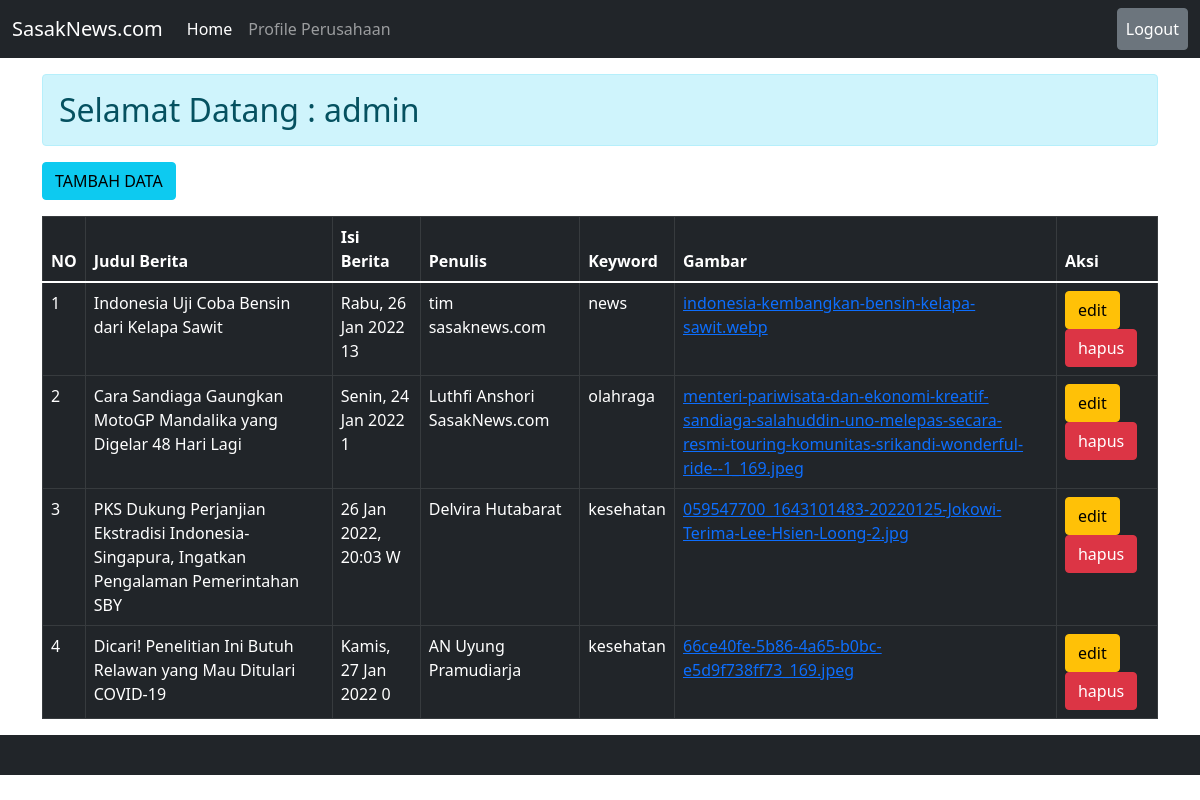
Page /admin/index.php (signed in) on the committed database.
### tables this page shows
CREATE TABLE `tbl_artikel` (
  `id` int(11) NOT NULL,
  `judul` varchar(255) NOT NULL,
  `isi` text NOT NULL,
  `penulis` varchar(255) NOT NULL,
  `keyword` varchar(255) NOT NULL,
  `gambar` text NOT NULL
);

### admin/index.php (the view, shortened to what this page needs)
<!DOCTYPE html>
<html lang="id">
<?php include 'layout/head.php'; ?>
<?php include 'layout/navbar.php'; ?>
<body>
    <div class="container">
        <h2 class="alert alert-info mt-3">Selamat Datang : <?php echo $_SESSION['nama']; ?></h2>
        <a href="tambah.php" class="btn btn-info mb-3"> TAMBAH DATA </a>
        <table class="table table-dark table-bordered">
            <thead>
                <tr>
                    <th>NO</th>
                    <th>Judul Berita</th>
                    <th>Isi Berita</th>
                    <th>Penulis</th>
                    <th>Keyword</th>
                    <th>Gambar</th>
                    <th>Aksi</th>
                </tr>
            </thead>
            <tbody>
                <?php
                require 'koneksi.php';
                $query = "SELECT * FROM tbl_artikel";
                $sql = mysqli_query($koneksi, $query);
                $no = 1;
                while ($data = mysqli_fetch_object($sql)) {
                ?>
                <tr>
                    <td> <?php echo $no++ ?> </td>
                    <td> <?php echo $data->judul; ?> </td>
                    <td> <?php echo substr($data->isi, 0, 20) ?> </td>
                    <td> <?php echo $data->penulis ?> </td>
                    <td> <?php echo $data->keyword; ?> </td>
                    <td> <a href="img/<?= $data->gambar; ?>"><?= $data->gambar; ?></a></td>
                    <td>
                        <a href="edit.php?id=<?= $data->id;?>">
                            <input type="submit" value="edit" class="btn btn-warning">
                        </a>
                        <?php
                        if ($_SESSION['hak_akses'] == 'admin') {
                        ?>
                        <a href="hapus.php?id=<?= $data->id;?>">
                            <input type="submit" value="hapus" onclick="return confirm('Yakin Hapus Data ?')" class="btn btn-danger">
                        </a>
                        <?php
                        }
                        ?>
                    </td>
                </tr>
                <?php
                }
                ?>
            </tbody>
        </table>
    </div>
</body>
<?php include 'layout/footer.php'; ?>
</html>

### rows in the picture
tbl_artikel: judul "Indonesia Uji Coba Bensin dari Kelapa Sawit", isi "Rabu, 26 Jan 2022 13", penulis "tim sasaknews.com", keyword "news", gambar "indonesia-kembangkan-bensin-kelapa-sawit.webp"
tbl_artikel: judul "Cara Sandiaga Gaungkan MotoGP Mandalika yang Digelar 48 Hari Lagi", isi "Senin, 24 Jan 2022 1", penulis "Luthfi Anshori SasakNews.com", keyword "olahraga", gambar "menteri-pariwisata-dan-ekonomi-kreatif-sandiaga-salahuddin-uno-melepas-secara-resmi-touring-komunitas-srikandi-wonderful-ride--1_169.jpeg"
tbl_artikel: judul "PKS Dukung Perjanjian Ekstradisi Indonesia-Singapura, Ingatkan Pengalaman Pemerintahan SBY", isi "26 Jan 2022, 20:03 W", penulis "Delvira Hutabarat", keyword "kesehatan", gambar "059547700_1643101483-20220125-Jokowi-Terima-Lee-Hsien-Loong-2.jpg"
tbl_artikel: judul "Dicari! Penelitian Ini Butuh Relawan yang Mau Ditulari COVID-19", isi "Kamis, 27 Jan 2022 0", penulis "AN Uyung Pramudiarja", keyword "kesehatan", gambar "66ce40fe-5b86-4a65-b0bc-e5d9f738ff73_169.jpeg"

### other values in the picture
$_SESSION['nama'] "admin"
